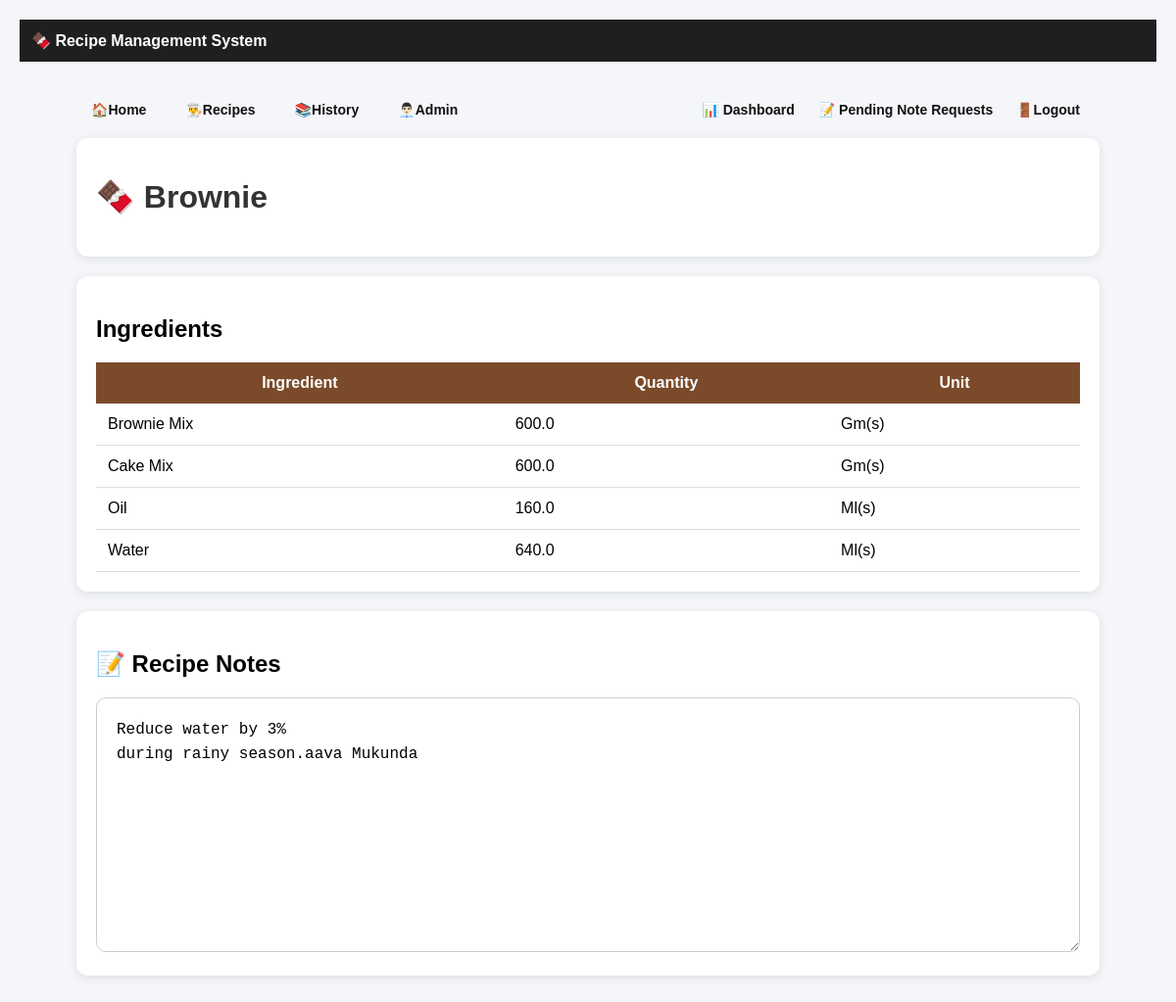
Page /recipe/1 on the earlier database version.
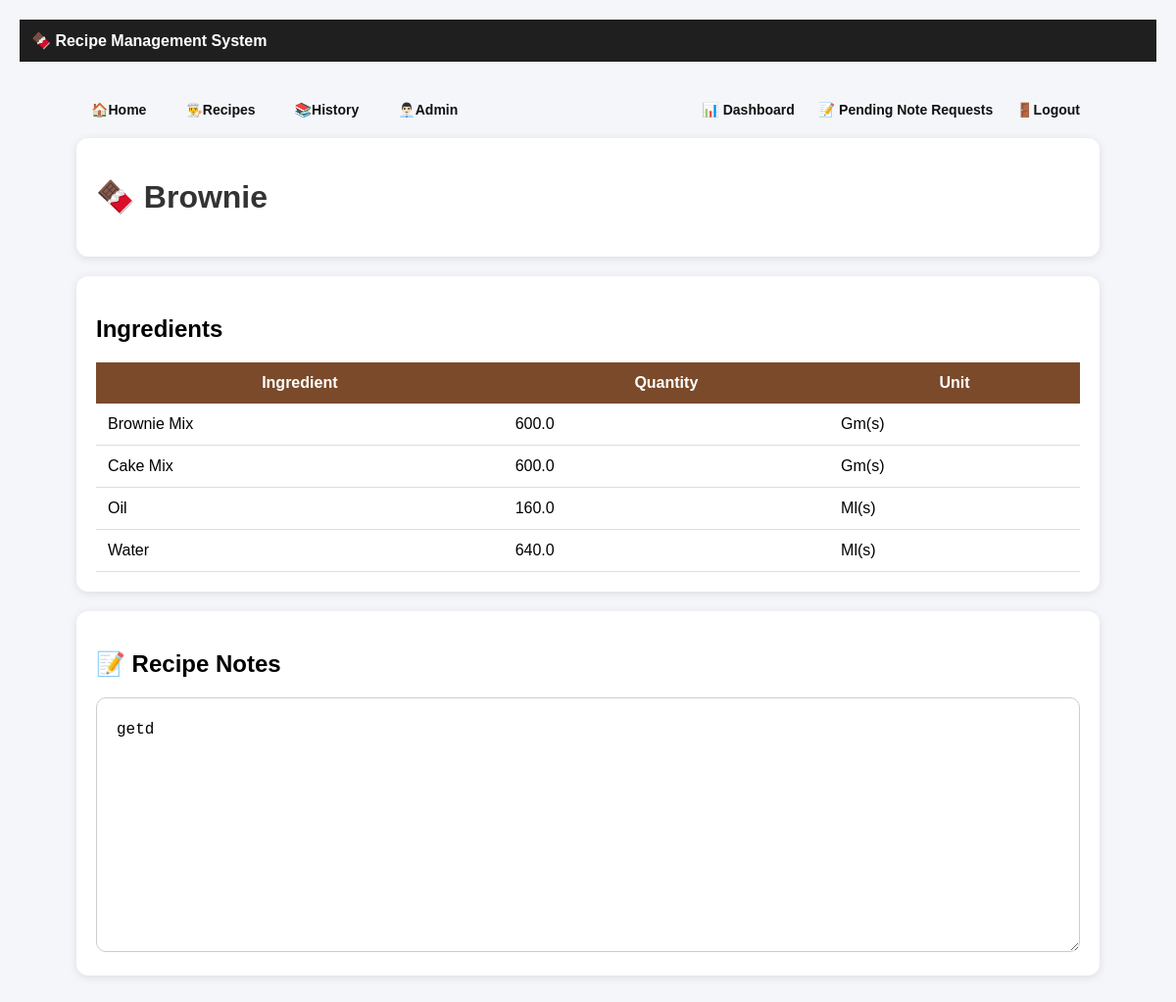
Same page on the later database version.
### models.py (models this page shows)
class Recipe(Base):
    __tablename__ = "recipes"
    id = Column(Integer, primary_key=True)
    name = Column(String, unique=True)
    output_quantity = Column(Float, nullable=True, default=0)
    output_unit = Column(String, nullable=True, default="g")
    notes = Column(
        Text,
        nullable=True
    )
    ingredients = relationship(
        "Ingredient",
        back_populates="recipe",
        cascade="all, delete"
    )
    note_requests = relationship(
    "NoteRequest",
    back_populates="recipe"
)

### main.py (the view)
@app.get("/recipe/{recipe_id}",
         response_class=HTMLResponse)
def recipe_detail(
    request: Request,
    recipe_id: int
):
    db = SessionLocal()
    recipe = db.query(Recipe).filter(
        Recipe.id == recipe_id
    ).first()
    response = templates.TemplateResponse(
        request=request,
        name="recipe_detail.html",
        context={
            "recipe": recipe
        }
    )
    db.close()
    return response

### templates/recipe_detail.html
{% extends "base.html" %}
{% block content %}
<div class="card">
    <h1>
        🍫 {{ recipe.name }}
    </h1>
</div>
<div class="card">
    <h2>Ingredients</h2>
    <table>
        <tr>
            <th>Ingredient</th>
            <th>Quantity</th>
            <th>Unit</th>
        </tr>
        {% for ingredient in recipe.ingredients %}
        <tr>
            <td>
                {{ ingredient.name }}
            </td>
            <td>
                {{ ingredient.quantity }}
            </td>
            <td>
                {% set unit = ingredient.unit|lower %}
                {% if unit == 'g' %}
                    Gm(s)
                {% elif unit == 'ml' %}
                    Ml(s)
                {% elif unit == 'pcs' %}
                    Pcs
                {% elif unit == 'tspn' %}
                    Tspn (teaspoon)
                {% elif unit == 'cup(s)' %}
                    cup(s)
                {% else %}
                    {{ ingredient.unit }}
                {% endif %}
            </td>
        </tr>
        {% endfor %}
    </table>
</div>
<div class="card">
    <h2>
        📝 Recipe Notes
    </h2>
    <textarea
        class="suggestion-editor"
        readonly
        >{{ recipe.notes or "No notes available" }}</textarea>
</div>
{% endblock %}

Differences in the rows shown:
changed Recipe "Brownie": notes "Reduce water by 3% during rainy season.aava Mukunda" → "getd"
